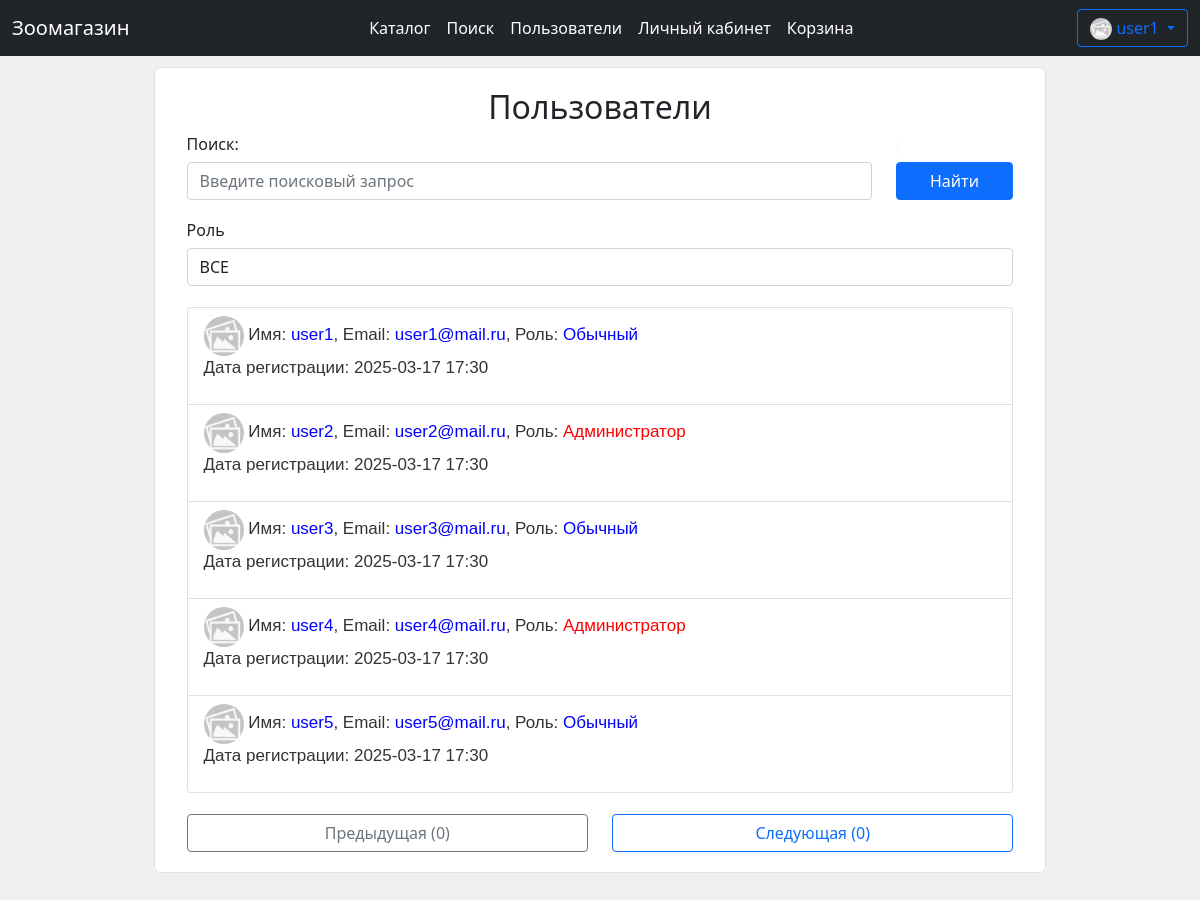
Screenshot of /search_users (signed in) with the database file from the repository.
### data/user.py (models this page shows, shortened)
class User(SqlAlchemyBase, UserMixin, SerializerMixin):
    __tablename__ = 'users'
    id = sqlalchemy.Column(
        sqlalchemy.Integer, autoincrement=True,
        primary_key=True, nullable=False)
    name = sqlalchemy.Column(sqlalchemy.String, nullable=False)
    email = sqlalchemy.Column(
        sqlalchemy.String, index=True, unique=True, nullable=True)
    hashed_password = sqlalchemy.Column(
        sqlalchemy.String, nullable=False)
    role_id = sqlalchemy.Column(
        sqlalchemy.Integer, sqlalchemy.ForeignKey('roles.id'), default=2)
    balance = sqlalchemy.Column(sqlalchemy.Integer, default=0)
    about = sqlalchemy.Column(
        sqlalchemy.String,
        default="Это описание профиля пользователя. Здесь можно указать интересы и другую информацию.")
    profile_img_path = sqlalchemy.Column(sqlalchemy.String, default='static/imgs/noimg.jpg')
    time = sqlalchemy.Column(sqlalchemy.DateTime, default=datetime.now)
    role = orm.relation('Role')

### main.py (the view)
@app.route("/search_users", methods=['GET', 'POST'])
def search_users():
    form = UserSearchForm()
    session = db_session.create_session()
    search_request = str(form.search.data).lower() if form.search.data else ''
    if form.role.data and int(form.role.data):
        users = session.query(User).filter(User.role_id == int(form.role.data))
    else:
        users = session.query(User).all()
    filtered_users = [
        user for user in users
        if search_request in user.email.lower() or search_request in user.name.lower()
    ]
    return render_template('user_search.html', form=form,
                           users=filtered_users)

### forms/usersearchform.py
class UserSearchForm(FlaskForm):
    search = StringField('Поиск:')
    role = SelectField('Роль', choices=choices)
    submit = SubmitField('Найти')

### data/db_session.py (called while the page is built)
def create_session() -> Session:
    global __factory
    return __factory()

### main.py (called while the page is built)
@login_manager.user_loader
def load_user(user_id):
    session = db_session.create_session()
    return session.query(User).get(user_id)

### templates/user_search.html (shortened to what this page needs)
{% extends "base.html" %}
{% block content %}
<div style="margin: 10%;margin-top: 1%;padding: 20px;font-size: 14px;background-color: #fff;border: 1px solid #e0e0e0;border-radius: 6px 6px 6px 6px;">
    <h2 style="text-align: center;">Пользователи</h2>
    <form action="" method="post">
        <div class="container">
            <div class="row">
                <div class="col">
                    <h6>{{ form.search.label }}</h6>
                    {{ form.search(class="form-control", placeholder="Введите поисковый запрос") }}
                </div>
                <div class="col-2">
                    <h6 style="color:#F7F8FA">j</h6>
                    {{ form.submit(type="submit", class="btn btn-primary", style="width: 100%;") }}
                </div>
            </div><br>
            <div class="row">
                <div class="col">
                    <h6>{{ form.role.label }}</h6>
                    {{ form.role(class="form-control") }}<br>
                </div>
            </div>
            <div class="row">
                <div class="col">
                    <div class="list-group">
                        {% for user in users %}
                        <a href="/profile/{{ user.id }}" class="list-group-item list-group-item-action">
                            <div style="font-size: 17px;line-height: 24px;font-weight: 400;font-family: Helvetica,Arial,sans-serif;color: #333;word-break: break-word;">
                                <img src="/{{ user.profile_img_path }}" width="40" height="40" style="border-radius: 100px;" onerror="this.src='/static/imgs/noimg.jpg'; this.alt='noimg.jpg';">
                                {% if user.role_id == 1 %}
                                <span>Имя: <span style="color: blue">{{ user.name }}</span>, Email: <span style="color: blue">{{ user.email }}</span>, Роль: <span style="color: red">Администратор</span></span>
                                {% else %}
                                <span>Имя: <span style="color: blue">{{ user.name }}</span>, Email: <span style="color: blue">{{ user.email }}</span>, Роль: <span style="color: blue">Обычный</span></span>
                                {% endif %}
                                <p>Дата регистрации: {{ user.time.strftime("%Y-%m-%d %H:%M") }}</p>
                            </div>
                        </a>
                        {% endfor %}
                    </div>
                </div>
            </div><br>
            <div class="row">
                <div class="col">
                    <a class="btn btn-outline-secondary" href="/search_users" style="width:100%;">
                        Предыдущая (0)
                    </a>
                </div>
                <div class="col">
                    <a class="btn btn-outline-primary" href="/search_users" style="width:100%;">
                        Следующая (0)
                    </a>
                </div>
            </div>
        </div>
    </form>
</div>
{% endblock %}

### templates/base.html (shortened to what this page needs)
<!DOCTYPE html>
<html>
<head>
    <link href="https://cdn.jsdelivr.net/npm/bootstrap@5.0.0-beta1/dist/css/bootstrap.min.css"
          rel="stylesheet"
>
    {% set base_title = "Зоомагазин" %}
</head>
<body>
    <header>
        <nav class="navbar navbar-expand-lg navbar-dark bg-dark">
            <div class="container-fluid">
                <a class="navbar-brand" href="/">{{ base_title }}</a>
                <div class="collapse navbar-collapse" id="navbarSupportedContent">
                    <ul class="navbar-nav me-auto my-2 my-lg-0 navbar-nav-scroll" style="margin-left: auto;margin-right: auto;--bs-scroll-height: 100px;">
                      <li class="nav-item">
                        <a class="nav-link active" aria-current="page" href="/">Каталог</a>
                      </li>
                      <li class="nav-item">
                        <a class="nav-link active" href="/search_products">Поиск</a>
                      </li>
                      <li class="nav-item">
                        <a class="nav-link active" href="/search_users">Пользователи</a>
                      </li>
                      <li class="nav-item">
                        <a class="nav-link active" href="/user_page">Личный кабинет</a>
                      </li>
                      <li class="nav-item">
                        <a class="nav-link active" href="/to_cart">Корзина</a>
                      </li>
                    </ul>
                    <form class="d-flex">
                        {% if current_user.is_authenticated %}
                        <div class="btn-group"><div>
                            <button type="button" class="btn btn-outline-primary dropdown-toggle" data-bs-toggle="dropdown" data-bs-display="static" aria-expanded="false">
                              <img src="/{{ current_user.profile_img_path }}" width="22" height="22" style="border-radius: 100px;" onerror="this.src='/static/imgs/noimg.jpg'; this.alt='noimg.jpg';">
                              {{ current_user.name }}
                            </button>
                        </div></div>
                        {% else %}
                        <div>
                            <a class="btn btn-outline-info" href="/register">Регистрация</a>
                            <a class="btn btn-outline-warning" href="/login">Войти</a>
                        </div>
                        {% endif %}
                    </form>
                </div>
            </div>
        </nav>
    </header>
    <main role="main" class="container">
        {% block content %}{% endblock %}
    </main>
</body>
</html>

### templates/base.html (style rules this page uses)
body { background-color: #f0f0f0; }

### rows the page displays
User: name "user1", email "user1@mail.ru", time "2025-03-17 17:30"
User: profile_img_path (placeholder picture), name "user2", email "user2@mail.ru", time "2025-03-17 17:30"
User: profile_img_path (placeholder picture), name "user3", email "user3@mail.ru", time "2025-03-17 17:30"
User: profile_img_path (placeholder picture), name "user4", email "user4@mail.ru", time "2025-03-17 17:30"
User: profile_img_path (placeholder picture), name "user5", email "user5@mail.ru", time "2025-03-17 17:30"

### other values shown
{{ base_title }} "Зоомагазин"
